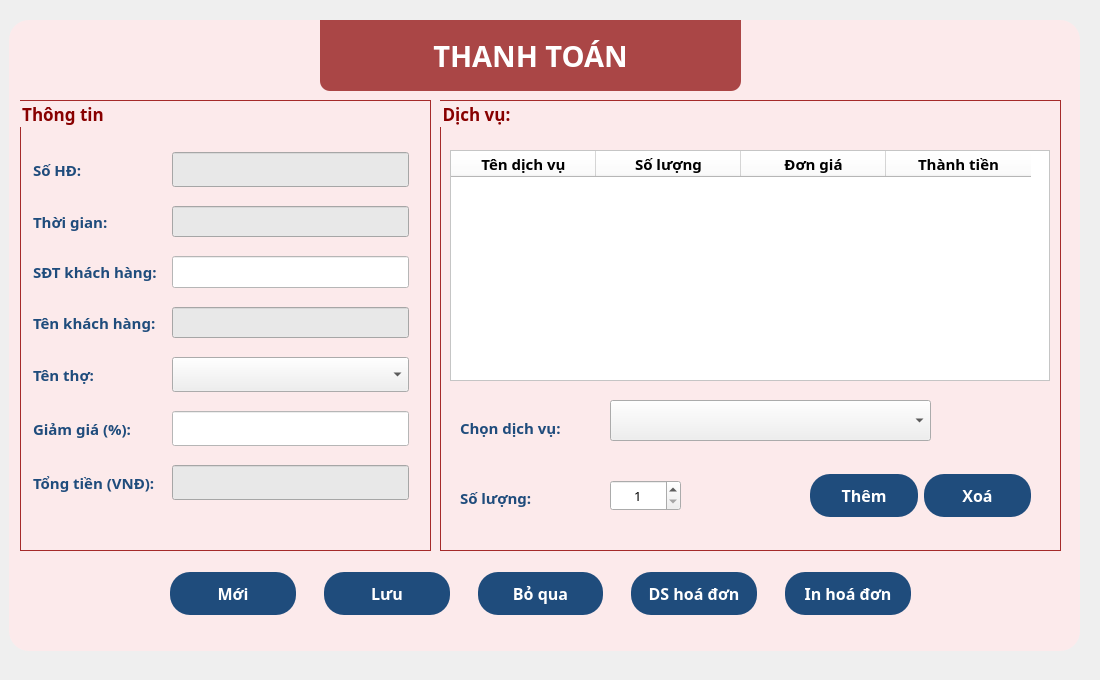
     <widget class="QWidget" name="thanh_toan_page">
      <property name="font">
       <font>
        <family>Noto Sans</family>
        <pointsize>12</pointsize>
       </font>
      </property>
      <property name="styleSheet">
       <string notr="true">QPushButton{
	padding: 10 0 10 0;
	border-radius: 20;
	color: rgb(255, 255, 255);
	background-color: rgb(31, 76, 124);
}
QPushButton:hover{
	background-color: rgb(46, 123, 175);
}
QPushButton:pressed{
	background-color: rgb(10, 158, 69);
}
QCheckBox{
	padding: 20px
}
QCheckBox:hover{
	background-color: rgb(217, 217, 217);
	border-radius: 20px;
}
QCheckBox::indicator:unchecked {
    width: 15px;
    height: 15px;
	margin-right: 5px;
	box-sizing: border_box;
	border: 2px solid black;
}
QCheckBox::indicator:checked {
	image: url(:/img/Barbershop/checked.png);
}
QLineEdit{
	background-color: rgb(255, 255, 255);
}</string>
      </property>
      <widget class="QGroupBox" name="groupBox">
       <property name="geometry">
        <rect>
         <x>440</x>
         <y>100</y>
         <width>621</width>
         <height>451</height>
        </rect>
       </property>
       <property name="font">
        <font>
         <family>Noto Sans</family>
         <pointsize>13</pointsize>
         <weight>75</weight>
         <bold>true</bold>
        </font>
       </property>
       <property name="styleSheet">
        <string notr="true">QGroupBox{
	color: rgb(136, 0, 0);
	border: 0.5px solid brown;
}
QLabel{
	color: rgb(31, 76, 124);
}</string>
       </property>
       <property name="title">
        <string>Dịch vụ:</string>
       </property>
       <widget class="QTableWidget" name="ds_dich_vu_tb">
        <property name="geometry">
         <rect>
          <x>10</x>
          <y>50</y>
          <width>600</width>
          <height>231</height>
         </rect>
        </property>
        <property name="maximumSize">
         <size>
          <width>600</width>
          <height>16777215</height>
         </size>
        </property>
        <property name="baseSize">
         <size>
          <width>600</width>
          <height>0</height>
         </size>
        </property>
        <property name="font">
         <font>
          <family>Noto Sans</family>
          <pointsize>10</pointsize>
         </font>
        </property>
        <property name="styleSheet">
         <string notr="true">background-color: rgb(255, 255, 255);</string>
        </property>
        <property name="editTriggers">
         <set>QAbstractItemView::SelectedClicked</set>
        </property>
        <attribute name="horizontalHeaderDefaultSectionSize">
         <number>145</number>
        </attribute>
        <attribute name="horizontalHeaderHighlightSections">
         <bool>true</bool>
        </attribute>
        <attribute name="horizontalHeaderMinimumSectionSize">
         <number>100</number>
        </attribute>
        <attribute name="verticalHeaderDefaultSectionSize">
         <number>30</number>
        </attribute>
        <attribute name="verticalHeaderMinimumSectionSize">
         <number>30</number>
        </attribute>
        <column>
         <property name="text">
          <string>Tên dịch vụ</string>
         </property>
         <property name="font">
          <font>
           <family>Noto Sans</family>
           <pointsize>11</pointsize>
           <weight>75</weight>
           <bold>true</bold>
          </font>
         </property>
         <property name="textAlignment">
          <set>AlignCenter</set>
         </property>
         <property name="foreground">
          <brush brushstyle="SolidPattern">
           <color alpha="255">
            <red>0</red>
            <green>0</green>
            <blue>0</blue>
           </color>
          </brush>
         </property>
        </column>
        <column>
         <property name="text">
          <string>Số lượng</string>
         </property>
         <property name="font">
          <font>
           <family>Noto Sans</family>
           <pointsize>11</pointsize>
           <weight>75</weight>
           <italic>false</italic>
           <bold>true</bold>
          </font>
         </property>
         <property name="textAlignment">
          <set>AlignCenter</set>
         </property>
        </column>
        <column>
         <property name="text">
          <string>Đơn giá</string>
         </property>
         <property name="font">
          <font>
           <family>Noto Sans</family>
           <pointsize>11</pointsize>
           <weight>75</weight>
           <italic>false</italic>
           <bold>true</bold>
          </font>
         </property>
         <property name="textAlignment">
          <set>AlignCenter</set>
         </property>
        </column>
        <column>
         <property name="text">
          <string>Thành tiền</string>
         </property>
         <property name="font">
          <font>
           <family>Noto Sans</family>
           <pointsize>11</pointsize>
           <weight>75</weight>
           <bold>true</bold>
          </font>
         </property>
         <property name="textAlignment">
          <set>AlignCenter</set>
         </property>
        </column>
       </widget>
       <widget class="QComboBox" name="dich_vu_cbx">
        <property name="geometry">
         <rect>
          <x>170</x>
          <y>300</y>
          <width>321</width>
          <height>41</height>
         </rect>
        </property>
        <property name="font">
         <font>
          <family>Noto Sans</family>
          <pointsize>12</pointsize>
         </font>
        </property>
        <property name="insertPolicy">
         <enum>QComboBox::InsertAtBottom</enum>
        </property>
       </widget>
       <widget class="QLabel" name="label_13">
        <property name="geometry">
         <rect>
          <x>20</x>
          <y>310</y>
          <width>131</width>
          <height>35</height>
         </rect>
        </property>
        <property name="font">
         <font>
          <family>Noto Sans</family>
          <pointsize>11</pointsize>
          <weight>75</weight>
          <bold>true</bold>
         </font>
        </property>
        <property name="text">
         <string>Chọn dịch vụ:</string>
        </property>
       </widget>
       <widget class="QLabel" name="label_14">
        <property name="geometry">
         <rect>
          <x>20</x>
          <y>380</y>
          <width>91</width>
          <height>35</height>
         </rect>
        </property>
        <property name="font">
         <font>
          <family>Noto Sans</family>
          <pointsize>11</pointsize>
          <weight>75</weight>
          <bold>true</bold>
         </font>
        </property>
        <property name="text">
         <string>Số lượng:</string>
        </property>
       </widget>
       <widget class="QSpinBox" name="sl_dich_vu_cbx">
        <property name="geometry">
         <rect>
          <x>170</x>
          <y>380</y>
          <width>71</width>
          <height>31</height>
         </rect>
        </property>
        <property name="font">
         <font>
          <family>Noto Sans</family>
          <pointsize>10</pointsize>
         </font>
        </property>
        <property name="alignment">
         <set>Qt::AlignCenter</set>
        </property>
        <property name="minimum">
         <number>1</number>
        </property>
       </widget>
       <widget class="QWidget" name="layoutWidget">
        <property name="geometry">
         <rect>
          <x>370</x>
          <y>370</y>
          <width>221</width>
          <height>51</height>
         </rect>
        </property>
        <layout class="QHBoxLayout" name="horizontalLayout_2">
         <item>
          <widget class="QPushButton" name="them_btn">
           <property name="minimumSize">
            <size>
             <width>0</width>
             <height>0</height>
            </size>
           </property>
           <property name="font">
            <font>
             <family>Noto Sans</family>
             <pointsize>12</pointsize>
             <weight>75</weight>
             <bold>true</bold>
            </font>
           </property>
           <property name="styleSheet">
            <string notr="true"/>
           </property>
           <property name="text">
            <string>Thêm</string>
           </property>
          </widget>
         </item>
         <item>
          <widget class="QPushButton" name="xoa_btn">
           <property name="minimumSize">
            <size>
             <width>0</width>
             <height>0</height>
            </size>
           </property>
           <property name="font">
            <font>
             <family>Noto Sans</family>
             <pointsize>12</pointsize>
             <weight>75</weight>
             <bold>true</bold>
            </font>
           </property>
           <property name="styleSheet">
            <string notr="true"/>
           </property>
           <property name="text">
            <string>Xoá</string>
           </property>
          </widget>
         </item>
        </layout>
       </widget>
      </widget>
      <widget class="QLabel" name="label_12">
       <property name="geometry">
        <rect>
         <x>320</x>
         <y>20</y>
         <width>421</width>
         <height>71</height>
        </rect>
       </property>
       <property name="font">
        <font>
         <family>Noto Sans</family>
         <pointsize>22</pointsize>
         <weight>75</weight>
         <bold>true</bold>
        </font>
       </property>
       <property name="styleSheet">
        <string notr="true">color: rgb(255, 255, 255);
background-color: rgba(136, 0, 0, 70%);
border-radius: 0px;
border-bottom-left-radius: 10px;
border-bottom-right-radius: 10px;</string>
       </property>
       <property name="text">
        <string>THANH TOÁN</string>
       </property>
       <property name="alignment">
        <set>Qt::AlignCenter</set>
       </property>
      </widget>
      <widget class="QGroupBox" name="groupBox_2">
       <property name="geometry">
        <rect>
         <x>20</x>
         <y>100</y>
         <width>411</width>
         <height>451</height>
        </rect>
       </property>
       <property name="font">
        <font>
         <family>Noto Sans</family>
         <pointsize>13</pointsize>
         <weight>75</weight>
         <bold>true</bold>
        </font>
       </property>
       <property name="styleSheet">
        <string notr="true">QGroupBox{
	color: rgb(136, 0, 0);
	border: 0.5px solid brown;
}
QLabel{
	color: rgb(31, 76, 124);
}</string>
       </property>
       <property name="title">
        <string>Thông tin</string>
       </property>
       <widget class="QWidget" name="layoutWidget_3">
        <property name="geometry">
         <rect>
          <x>13</x>
          <y>39</y>
          <width>381</width>
          <height>381</height>
         </rect>
        </property>
        <layout class="QGridLayout" name="gridLayout">
         <property name="rightMargin">
          <number>5</number>
         </property>
         <property name="horizontalSpacing">
          <number>15</number>
         </property>
         <item row="0" column="0">
          <widget class="QLabel" name="label_10">
           <property name="font">
            <font>
             <family>Noto Sans</family>
             <pointsize>11</pointsize>
             <weight>75</weight>
             <bold>true</bold>
            </font>
           </property>
           <property name="text">
            <string>Số HĐ:</string>
           </property>
          </widget>
         </item>
         <item row="0" column="1">
          <widget class="QLineEdit" name="so_hd_tbx">
           <property name="font">
            <font>
             <family>Noto Sans</family>
             <pointsize>14</pointsize>
             <weight>75</weight>
             <bold>true</bold>
            </font>
           </property>
           <property name="styleSheet">
            <string notr="true">background-color: rgb(232, 232, 232);
color: rgb(0, 85, 255);</string>
           </property>
           <property name="inputMethodHints">
            <set>Qt::ImhDigitsOnly</set>
           </property>
           <property name="maxLength">
            <number>12</number>
           </property>
           <property name="alignment">
            <set>Qt::AlignCenter</set>
           </property>
           <property name="readOnly">
            <bool>true</bool>
           </property>
          </widget>
         </item>
         <item row="1" column="0">
          <widget class="QLabel" name="label_11">
           <property name="font">
            <font>
             <family>Noto Sans</family>
             <pointsize>11</pointsize>
             <weight>75</weight>
             <bold>true</bold>
            </font>
           </property>
           <property name="text">
            <string>Thời gian:</string>
           </property>
          </widget>
         </item>
         <item row="1" column="1">
          <widget class="QLineEdit" name="time_tbx">
           <property name="font">
            <font>
             <family>Noto Sans</family>
             <pointsize>12</pointsize>
             <weight>50</weight>
             <bold>false</bold>
            </font>
           </property>
           <property name="styleSheet">
            <string notr="true">background-color: rgb(232, 232, 232);</string>
           </property>
           <property name="inputMethodHints">
            <set>Qt::ImhDigitsOnly</set>
           </property>
           <property name="maxLength">
            <number>30</number>
           </property>
           <property name="alignment">
            <set>Qt::AlignCenter</set>
           </property>
           <property name="readOnly">
            <bool>true</bool>
           </property>
          </widget>
         </item>
         <item row="2" column="0">
          <widget class="QLabel" name="label_2">
           <property name="font">
            <font>
             <family>Noto Sans</family>
             <pointsize>11</pointsize>
             <weight>75</weight>
             <bold>true</bold>
            </font>
           </property>
           <property name="text">
            <string>SĐT khách hàng:</string>
           </property>
          </widget>
         </item>
         <item row="2" column="1">
          <widget class="QLineEdit" name="sdt_kh_tbx">
           <property name="font">
            <font>
             <family>Noto Sans</family>
             <pointsize>13</pointsize>
             <weight>75</weight>
             <bold>true</bold>
            </font>
           </property>
           <property name="styleSheet">
            <string notr="true">QLineEdit{
	color: rgb(206, 46, 54);
}
QLineEdit:hover{
	border: 1.5px solid brown,
}</string>
           </property>
           <property name="inputMethodHints">
            <set>Qt::ImhDigitsOnly</set>
           </property>
           <property name="maxLength">
            <number>12</number>
           </property>
           <property name="alignment">
            <set>Qt::AlignCenter</set>
           </property>
          </widget>
         </item>
         <item row="3" column="0">
          <widget class="QLabel" name="label_8">
           <property name="font">
            <font>
             <family>Noto Sans</family>
             <pointsize>11</pointsize>
             <weight>75</weight>
             <bold>true</bold>
            </font>
           </property>
           <property name="text">
            <string>Tên khách hàng:</string>
           </property>
          </widget>
         </item>
         <item row="3" column="1">
          <widget class="QLineEdit" name="ten_kh_tbx">
           <property name="font">
            <font>
             <family>Noto Sans</family>
             <pointsize>12</pointsize>
             <weight>50</weight>
             <bold>false</bold>
            </font>
           </property>
           <property name="styleSheet">
            <string notr="true">background-color: rgb(232, 232, 232);
color: rgb(186, 37, 44);</string>
           </property>
           <property name="inputMethodHints">
            <set>Qt::ImhDigitsOnly</set>
           </property>
           <property name="maxLength">
            <number>35</number>
           </property>
           <property name="alignment">
            <set>Qt::AlignCenter</set>
           </property>
           <property name="readOnly">
            <bool>true</bool>
           </property>
          </widget>
         </item>
         <item row="4" column="0">
          <widget class="QLabel" name="label_9">
           <property name="font">
            <font>
             <family>Noto Sans</family>
             <pointsize>11</pointsize>
             <weight>75</weight>
             <bold>true</bold>
            </font>
           </property>
           <property name="text">
            <string>Tên thợ:</string>
           </property>
          </widget>
         </item>
         <item row="4" column="1">
          <widget class="QComboBox" name="ten_tho_cbx">
           <property name="minimumSize">
            <size>
             <width>0</width>
             <height>30</height>
            </size>
           </property>
           <property name="maximumSize">
            <size>
             <width>16777215</width>
             <height>35</height>
            </size>
           </property>
           <property name="font">
            <font>
             <family>Noto Sans</family>
             <pointsize>12</pointsize>
            </font>
           </property>
           <property name="layoutDirection">
            <enum>Qt::LeftToRight</enum>
           </property>
          </widget>
         </item>
         <item row="5" column="0">
          <widget class="QLabel" name="label_6">
           <property name="font">
            <font>
             <family>Noto Sans</family>
             <pointsize>11</pointsize>
             <weight>75</weight>
             <bold>true</bold>
            </font>
           </property>
           <property name="text">
            <string>Giảm giá (%):</string>
           </property>
          </widget>
         </item>
         <item row="5" column="1">
          <widget class="QLineEdit" name="giam_gia_tbx">
           <property name="font">
            <font>
             <family>Noto Sans</family>
             <pointsize>14</pointsize>
             <weight>75</weight>
             <bold>true</bold>
            </font>
           </property>
           <property name="styleSheet">
            <string notr="true">QLineEdit:hover{
	border: 1.5px solid brown
}</string>
           </property>
           <property name="inputMethodHints">
            <set>Qt::ImhDigitsOnly</set>
           </property>
           <property name="maxLength">
            <number>12</number>
           </property>
           <property name="alignment">
            <set>Qt::AlignCenter</set>
           </property>
          </widget>
         </item>
         <item row="6" column="0">
          <widget class="QLabel" name="label_7">
           <property name="font">
            <font>
             <family>Noto Sans</family>
             <pointsize>11</pointsize>
             <weight>75</weight>
             <bold>true</bold>
            </font>
           </property>
           <property name="text">
            <string>Tổng tiền (VNĐ):</string>
           </property>
          </widget>
         </item>
         <item row="6" column="1">
          <widget class="QLineEdit" name="tong_tien_tbx">
           <property name="font">
            <font>
             <family>Noto Sans</family>
             <pointsize>14</pointsize>
             <weight>75</weight>
             <bold>true</bold>
            </font>
           </property>
           <property name="styleSheet">
            <string notr="true">background-color: rgb(232, 232, 232);
color: rgb(202, 30, 33);</string>
           </property>
           <property name="inputMethodHints">
            <set>Qt::ImhNone</set>
           </property>
           <property name="maxLength">
            <number>12</number>
           </property>
           <property name="alignment">
            <set>Qt::AlignCenter</set>
           </property>
           <property name="readOnly">
            <bool>true</bool>
           </property>
          </widget>
         </item>
        </layout>
       </widget>
      </widget>
      <widget class="QWidget" name="layoutWidget_2">
       <property name="geometry">
        <rect>
         <x>160</x>
         <y>560</y>
         <width>761</width>
         <height>67</height>
        </rect>
       </property>
       <layout class="QHBoxLayout" name="horizontalLayout">
        <property name="spacing">
         <number>28</number>
        </property>
        <property name="leftMargin">
         <number>10</number>
        </property>
        <property name="topMargin">
         <number>10</number>
        </property>
        <property name="rightMargin">
         <number>10</number>
        </property>
        <property name="bottomMargin">
         <number>10</number>
        </property>
        <item>
         <widget class="QPushButton" name="tiep_btn">
          <property name="minimumSize">
           <size>
            <width>0</width>
            <height>0</height>
           </size>
          </property>
          <property name="font">
           <font>
            <family>Noto Sans</family>
            <pointsize>12</pointsize>
            <weight>75</weight>
            <bold>true</bold>
           </font>
          </property>
          <property name="styleSheet">
           <string notr="true"/>
          </property>
          <property name="text">
           <string>Mới</string>
          </property>
         </widget>
        </item>
        <item>
         <widget class="QPushButton" name="luu_btn">
          <property name="minimumSize">
           <size>
            <width>0</width>
            <height>0</height>
           </size>
          </property>
          <property name="font">
           <font>
            <family>Noto Sans</family>
            <pointsize>12</pointsize>
            <weight>75</weight>
            <bold>true</bold>
           </font>
          </property>
          <property name="styleSheet">
           <string notr="true"/>
          </property>
          <property name="text">
           <string>Lưu</string>
          </property>
         </widget>
        </item>
        <item>
         <widget class="QPushButton" name="bo_qua_btn">
          <property name="minimumSize">
           <size>
            <width>0</width>
            <height>0</height>
           </size>
          </property>
          <property name="font">
           <font>
            <family>Noto Sans</family>
            <pointsize>12</pointsize>
            <weight>75</weight>
            <bold>true</bold>
           </font>
          </property>
          <property name="styleSheet">
           <string notr="true"/>
          </property>
          <property name="text">
           <string>Bỏ qua</string>
          </property>
         </widget>
        </item>
        <item>
         <widget class="QPushButton" name="ds_hd_btn">
          <property name="font">
           <font>
            <family>Noto Sans</family>
            <pointsize>12</pointsize>
            <weight>75</weight>
            <bold>true</bold>
           </font>
          </property>
          <property name="text">
           <string>DS hoá đơn</string>
          </property>
         </widget>
        </item>
        <item>
         <widget class="QPushButton" name="in_hd_btn">
          <property name="font">
           <font>
            <family>Noto Sans</family>
            <pointsize>12</pointsize>
            <weight>75</weight>
            <bold>true</bold>
           </font>
          </property>
          <property name="styleSheet">
           <string notr="true"/>
          </property>
          <property name="text">
           <string>In hoá đơn</string>
          </property>
         </widget>
        </item>
       </layout>
      </widget>
      <widget class="QWidget" name="widget_3" native="true">
       <property name="geometry">
        <rect>
         <x>0</x>
         <y>0</y>
         <width>1091</width>
         <height>671</height>
        </rect>
       </property>
       <property name="styleSheet">
        <string notr="true">border-image: url(:/img/Barbershop/background.png);</string>
       </property>
      </widget>
      <widget class="QWidget" name="widget_4" native="true">
       <property name="geometry">
        <rect>
         <x>9</x>
         <y>20</y>
         <width>1071</width>
         <height>631</height>
        </rect>
       </property>
       <property name="styleSheet">
        <string notr="true">background-color: rgba(255, 233, 234, 83%);
border-radius: 20px;</string>
       </property>
      </widget>
      <zorder>widget_3</zorder>
      <zorder>widget_4</zorder>
      <zorder>groupBox</zorder>
      <zorder>label_12</zorder>
      <zorder>groupBox_2</zorder>
      <zorder>layoutWidget_2</zorder>
     </widget>
